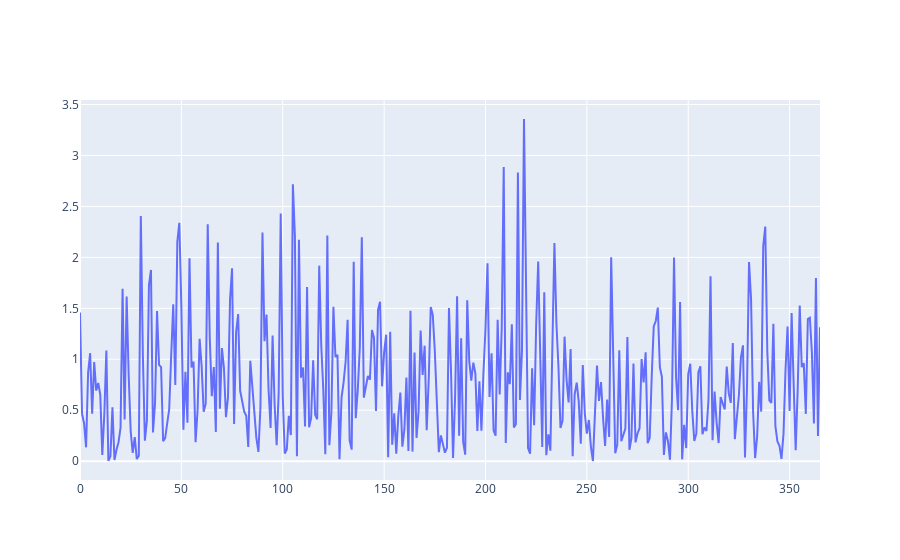

Notebook code for this chart:
### Code cell
plot(a=dev_grid[0,:])

### Figure 1 — Plotly figure (JSON) as saved in the notebook; plotly's stock layout.template omitted (floating-point values rounded to 4 significant figures; data arrays with more than 128 entries replaced by an {"elided": "..."} marker saying what was removed)
{"data": [{"name": "a", "type": "scatter", "y": {"elided": "366 float values"}}], "layout": {}}
